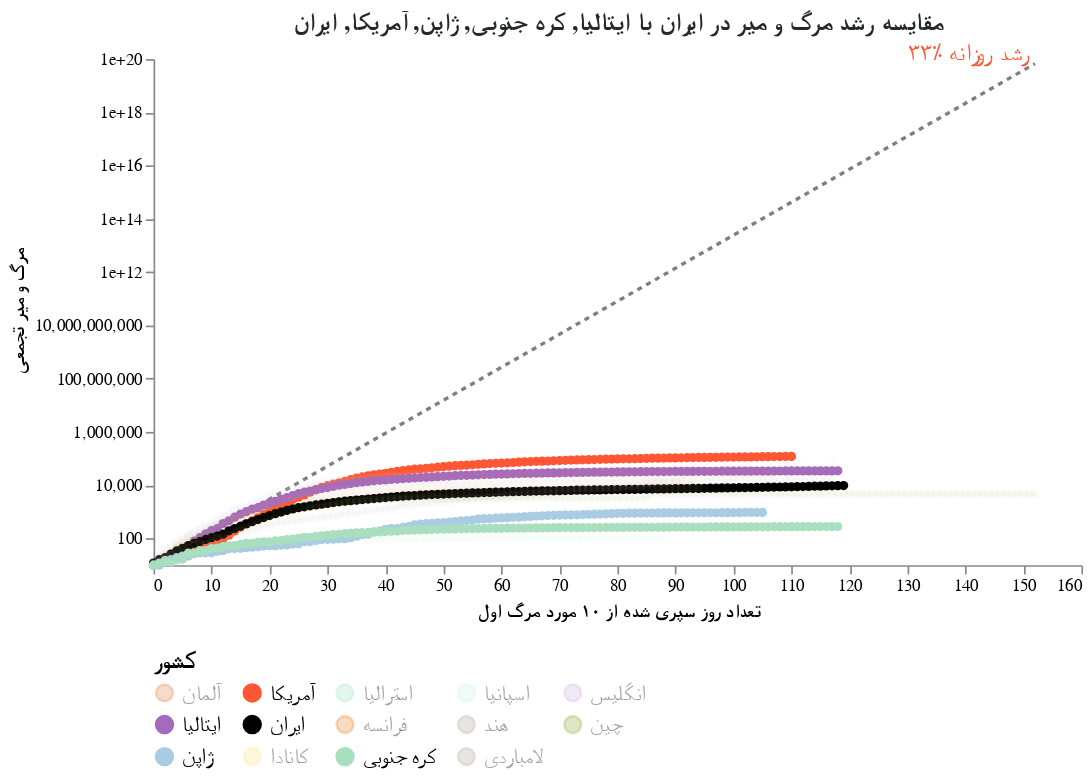

Notebook source saved alongside this figure:
### Code cell
#hide_input
chart = make_since_chart()
chart

### Figure 1 — Vega-Lite specification as saved in the notebook (floating-point values rounded to 4 significant figures; data arrays with more than 128 entries replaced by an {"elided": "..."} marker saying what was removed)
{"config": {"view": {"continuousWidth": 400, "continuousHeight": 300, "strokeOpacity": 0}, "axis": {"grid": false}, "title": {"color": "#24292e", "font": "Tahoma", "fontSize": 15}}, "layer": [{"mark": {"type": "line", "color": "black", "opacity": 0.5, "strokeDash": [3, 3]}, "encoding": {"x": {"type": "quantitative", "field": "Days since 10th death"}, "y": {"type": "quantitative", "field": "Confirmed Cases"}}}, {"mark": {"type": "text", "align": "right", "color": "#FF5733", "dy": -6, "fontSize": 14, "text": "۳۳٪ رشد روزانه"}, "encoding": {"x": {"type": "quantitative", "field": "Days since 10th death"}, "y": {"type": "quantitative", "field": "Confirmed Cases"}}, "transform": [{"filter": "(datum['Days since 10th death'] >= 152)"}]}, {"data": {"name": "data-1f8033877f290370ebff32212c637161"}, "mark": {"type": "line", "point": true}, "encoding": {"color": {"type": "nominal", "field": "Country", "legend": {"columns": 5, "labelFont": "Tahoma", "labelFontSize": 13, "orient": "bottom", "symbolLimit": 100, "title": "کشور", "titleFont": "Tahoma", "titleFontSize": 14}, "scale": {"domain": ["آلمان", "آمریکا", "استرالیا", "اسپانیا", "انگلیس", "ایتالیا", "ایران", "فرانسه", "هند", "چین", "ژاپن", "کانادا", "کره جنوبی", "لامباردی"], "range": ["#E59866", "#FF5733", "#ABEBC6", "#D5F5E3", "#D7BDE2", "#A569BD", "black", "#EB984E", "#C1B7AD", "#A1BA59", "#A9CCE3", "#F9E79F", "#A9DFBF", "#C1B7AD"]}}, "opacity": {"condition": {"value": 1, "selection": "selector001"}, "value": 0.05}, "tooltip": [{"type": "nominal", "field": "Country"}, {"type": "temporal", "field": "Date"}, {"type": "quantitative", "field": "Confirmed Cases"}, {"type": "quantitative", "field": "Days since 10th death"}], "x": {"type": "quantitative", "axis": {"title": "تعداد روز سپری شده از ۱۰ مورد مرگ اول", "titleFont": "Tahoma"}, "field": "Days since 10th death"}, "y": {"type": "quantitative", "axis": {"title": "مرگ و میر تجمعی", "titleFont": "Tahoma"}, "field": "Confirmed Cases", "scale": {"type": "log"}}}, "selection": {"selector001": {"type": "multi", "fields": ["Country"], "bind": "legend", "init": [{"Country": "ایتالیا"}, {"Country": "کره جنوبی"}, {"Country": "ژاپن"}, {"Country": "آمریکا"}, {"Country": "ایران"}]}}, "width": 550}, {"data": {"name": "data-1f8033877f290370ebff32212c637161"}, "mark": {"type": "text", "align": "right", "dy": -8, "fontWeight": "bold"}, "encoding": {"color": {"type": "nominal", "field": "Country", "legend": {"columns": 5, "labelFont": "Tahoma", "labelFontSize": 13, "orient": "bottom", "symbolLimit": 100, "title": "کشور", "titleFont": "Tahoma", "titleFontSize": 14}, "scale": {"domain": ["آلمان", "آمریکا", "استرالیا", "اسپانیا", "انگلیس", "ایتالیا", "ایران", "فرانسه", "هند", "چین", "ژاپن", "کانادا", "کره جنوبی", "لامباردی"], "range": ["#E59866", "#FF5733", "#ABEBC6", "#D5F5E3", "#D7BDE2", "#A569BD", "black", "#EB984E", "#C1B7AD", "#A1BA59", "#A9CCE3", "#F9E79F", "#A9DFBF", "#C1B7AD"]}}, "opacity": {"condition": {"value": 1, "selection": "selector001"}, "value": 0.05}, "text": {"type": "nominal", "field": "Country"}, "tooltip": [{"type": "nominal", "field": "Country"}, {"type": "temporal", "field": "Date"}, {"type": "quantitative", "field": "Confirmed Cases"}, {"type": "quantitative", "field": "Days since 10th death"}], "x": {"type": "quantitative", "axis": {"title": "تعداد روز سپری شده از ۱۰ مورد مرگ اول", "titleFont": "Tahoma"}, "field": "Days since 10th death"}, "y": {"type": "quantitative", "axis": {"title": "مرگ و میر تجمعی", "titleFont": "Tahoma"}, "field": "Confirmed Cases", "scale": {"type": "log"}}}, "transform": [{"filter": "(datum['Date'] >= 1592870400000)"}], "width": 550}], "data": {"name": "data-20b568ce5c633df777ba41d421527b37"}, "title": "مقایسه رشد مرگ و میر در ایران با ایتالیا, کره جنوبی, ژاپن, آمریکا, ایران", "$schema": "https://vega.github.io/schema/vega-lite/v4.8.1.json", "datasets": {"data-20b568ce5c633df777ba41d421527b37": {"elided": "153 records"}, "data-1f8033877f290370ebff32212c637161": {"elided": "1540 records"}}}
